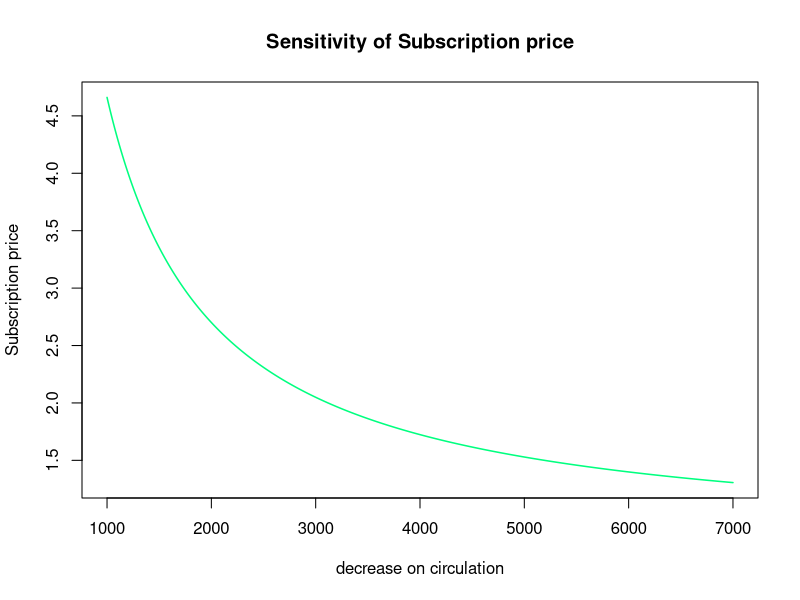
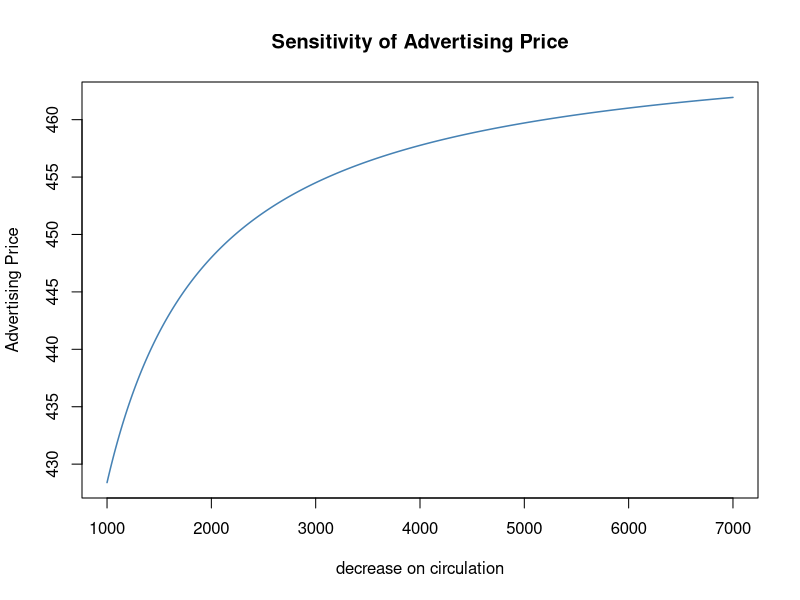
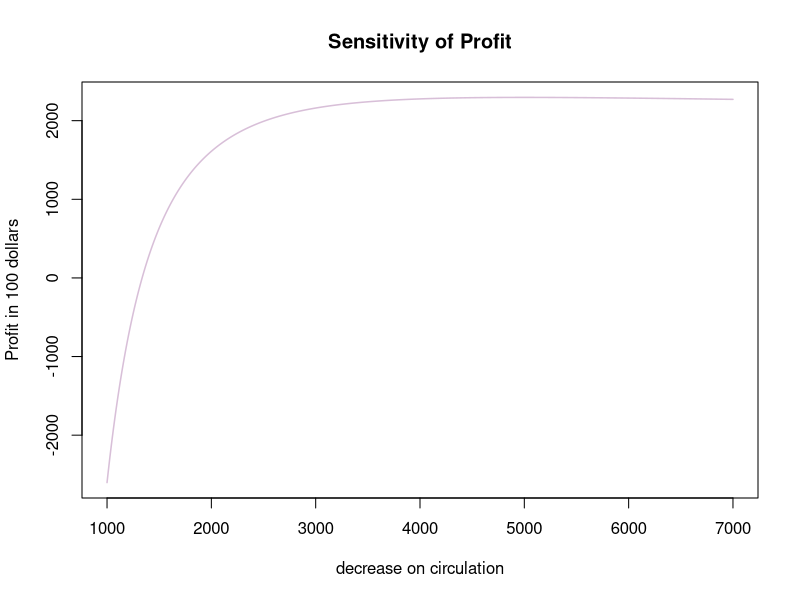
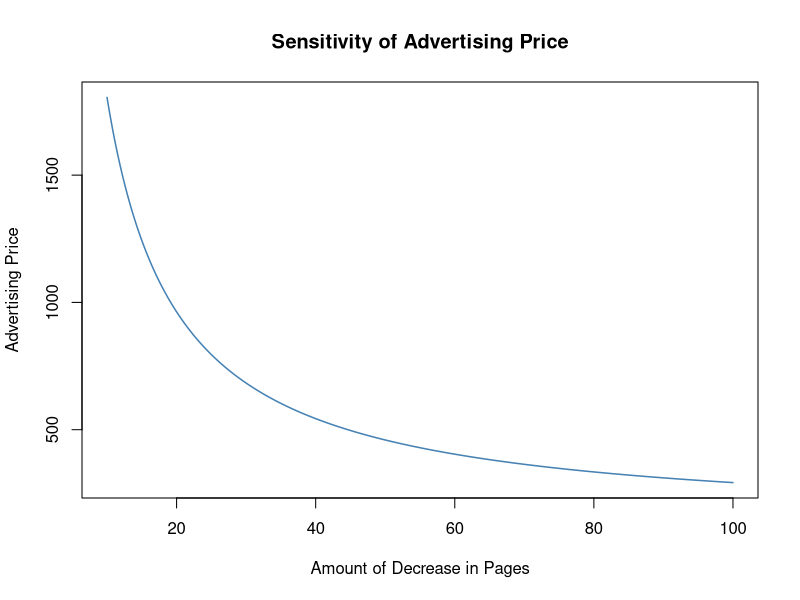
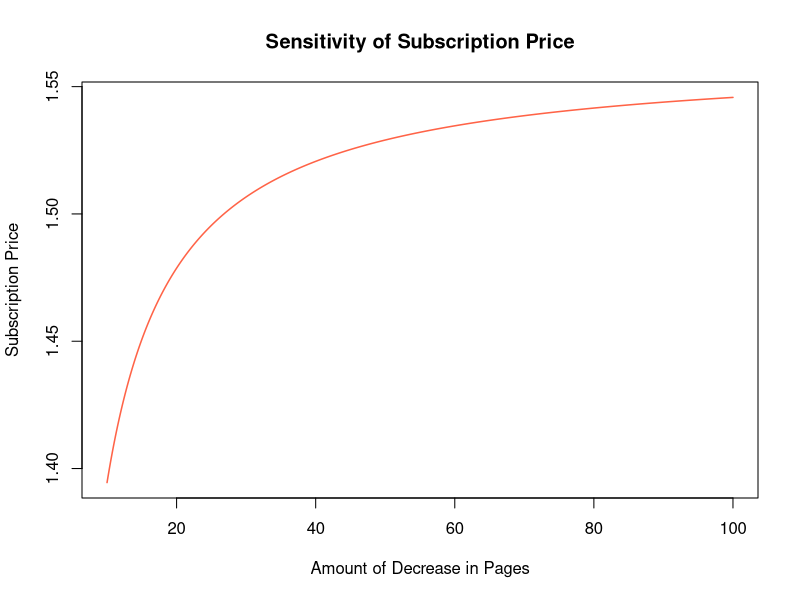
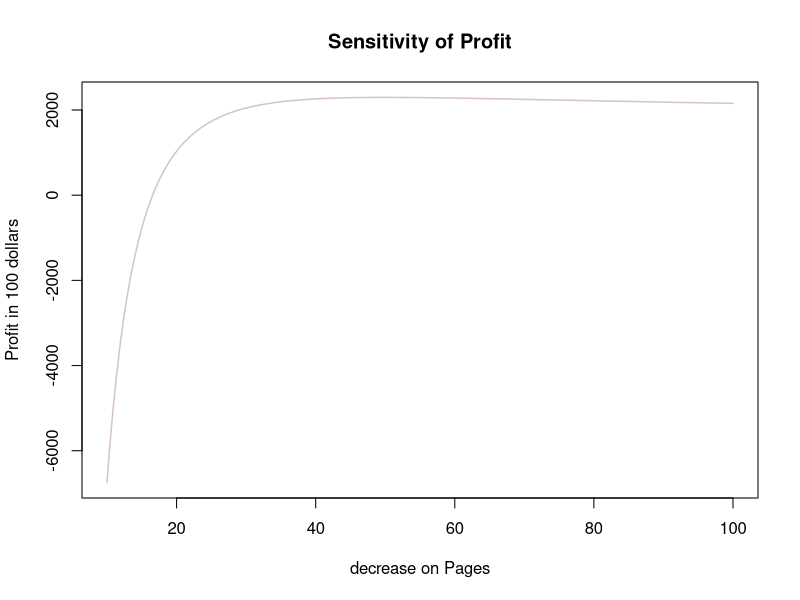

Recreate these plots in R, in order.
## ---- chunk 1
n = seq(1000,7000,length=1000)
x1 = ((779000-150*n)/(20*n-100))*0.1 + 1.5
plot(n,x1,main="Sensitivity of Subscription price",xlab="decrease on circulation",ylab="Subscription price",type = "l",col="springgreen", lwd=1.5)

## ---- chunk 2
n = seq(1000,7000,length=1000)
x2 = 460 + (7790000-1500*n)/(-100*(2*n-10))
plot(n,x2,main="Sensitivity of Advertising Price",xlab="decrease on circulation",ylab="Advertising Price",type = "l",col="steelblue", lwd=1.5)
## ---- chunk 3
library(knitr)
n = seq(1000,7000,length=1000)
x1 = ((779000-150*n)/(20*n-100))
x2 = ((7790000-1500*n)/(-10000*(2*n-10))) + 21/10
y = 207500 + 500*x1 + 21000*x2 - 100*x1*x2 - 500*(x1^2)-5000*(x2^2)
plot(n,y/100,main="Sensitivity of Profit",xlab="decrease on circulation",ylab="Profit in 100 dollars",type = "l",col="thistle", lwd=1.5)
a = c(4800,4900,5000,5100,5200)
x10 = ((779000-150*a)/(20*a-100))
x20 = ((7790000-1500*a)/(-10000*(2*a-10))) + 21/10
y0 = 207500 + 500*x10 + 21000*x20 - 100*x10*x20 - 500*(x10^2)-5000*(x20^2)
profitandcirc = data.frame(circulation=a,profit=y0)
kable(profitandcirc)
## ---- chunk 4
n2 = seq(10,100,length=1000)
a =  250 + 100*(334500-2500*n2)/(2000*n2 - 100)
plot(n2,a,main="Sensitivity of Advertising Price",xlab="Amount of Decrease in Pages",ylab="Advertising Price",type = "l",col="steelblue", lwd=1.5)
## ---- chunk 5
n2 = seq(10,100,length=1000)
s =  1.55 - (334500-2500*n2)/(10000*(20*n2-1))
plot(n2,s,main="Sensitivity of Subscription Price",xlab="Amount of Decrease in Pages",ylab="Subscription Price",type = "l",col="tomato", lwd=1.5)
## ---- chunk 6
p = seq(10,100,length=1000)
x1 = 1/2 - ((334500-2500*p)/(1000*(20*p-1)))
x2 = (334500-2500*p)/(2000*p-100)
y = 207500 + 500*x1 + 21000*x2 - 100*x1*x2 - 500*(x1^2)-5000*(x2^2)
plot(p,y/100,main="Sensitivity of Profit",xlab="decrease on Pages",ylab="Profit in 100 dollars",type = "l",col="thistle", lwd=1.5)
a = c(30,40,50,60,70)
x10 = 1/2 - ((334500-2500*a)/(1000*(20*a-1)))
x20 = (334500-2500*a)/(2000*a-100)
y0 = 207500 + 500*x10 + 21000*x20 - 100*x10*x20 - 500*(x10^2)-5000*(x20^2)
profitandpages = data.frame(pagesdecrease=a,profit=y0)
kable(profitandpages)
